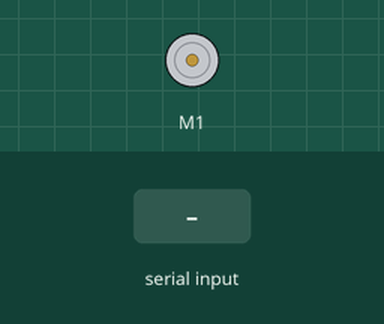
The sketch below on a simulated Arduino Uno, built with avr-gcc and run on an emulated ATmega328P. Shown: DC motor (green arrow = forward, orange = backward, longer = faster). The test bench sets the inputs (shaded band). What the sketch prints to the serial monitor is not drawn.

Above: at 3.0 s.
3.1 s: byte 56 (56) received over Serial
6.4 s: "6" received over Serial
At 7.8 s:
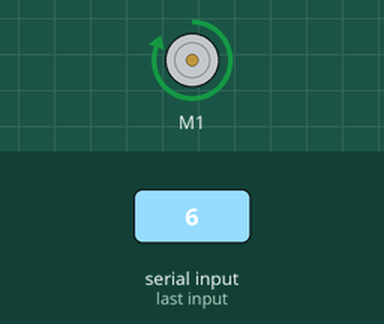
9.7 s: "7" received over Serial
At 10.4 s:
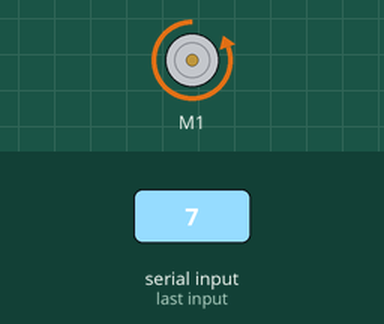
Timing chart, 0 to 12.2 s (numbered marks = the images above; inputs shaded):
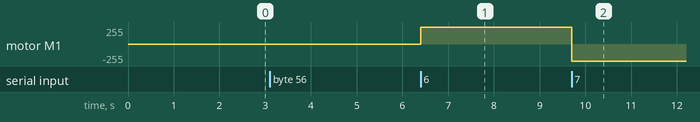

Measured:
- after the input at 6.4 s, motor M1: stopped → forward 255/255 at once
- after the input at 9.7 s, motor M1: forward 255/255 → backward 255/255 at once

The sketch:

R2D2BodyCode.ino
```cpp
/*  L I B R A R I E S  */
#include <SoftwareSerial.h>
#include <SabertoothSimplified.h>

/*  U S E F U L  L I N K S  */
// SabertoothSimplified: https://www.dimensionengineering.com/software/SabertoothSimplifiedArduinoLibrary/html/files.html
// Documentation:        http://www.robot-electronics.co.uk/htm/md49tech.htm
// Wiring Example:       https://www.robot-electronics.co.uk/htm/arduino_examples.htm#MD49%2024v%20Motor%20Driver
// ASCII Table:          https://www.asciitable.com/

/*  B Y T E  C O M M A N D S  */
const byte disableTimeout[2]   = {0x00, 0x38}     ; // Prevents auto-timeout after 2 seconds of no commands
const byte setMode2[3]         = {0x00, 0x34, 2}  ; // Move motors together
const byte setMode0[3]         = {0x00, 0x34, 0}  ; // Move motors independantly
const byte setAcceleration[3]  = {0x00, 0x33, 2}  ; // Sets acceleration/deceleration rate
const byte forwardSlow1[3]     = {0x00, 0x31, 80} ; // 1st Motor
const byte forwardFast1[3]     = {0x00, 0x31, 10} ; //
const byte backwardSlow1[3]    = {0x00, 0x31, 183}; //
const byte backwardFast1[3]    = {0x00, 0x31, 245}; //
const byte forwardSlow2[3]     = {0x00, 0x32, 80} ; // 2nd Motor
const byte forwardFast2[3]     = {0x00, 0x32, 10} ; //
const byte backwardSlow2[3]    = {0x00, 0x32, 183}; //
const byte backwardFast2[3]    = {0x00, 0x32, 245}; //
const byte stopMotor1[3]       = {0x00, 0x31, 128}; // Stop Motors
const byte stopMotor2[3]       = {0x00, 0x32, 128}; //

/*  V A R I A B L E S  */
int incomingByte;                       //Used to read controller input
SoftwareSerial SWSerial(NOT_A_PIN, 11); // RX on no pin (unused), TX on pin 11 (to S1).
SabertoothSimplified ST(SWSerial);      // Use SWSerial as the serial port.

void setup() {
  Serial.begin(9600);    // Send commands to wheel motor controller      Pins: TX(1)   RX(0)
  SWSerial.begin(9600);  // Send commands to head  motor controller       Pins: TX(11)  RX(N/A)

  //Initial MD49 State
  Serial.write(disableTimeout,  2);
  Serial.write(setMode2,        3);
  Serial.write(setAcceleration, 3);

}

void loop() {
  if (Serial.available() > 0) {
    incomingByte = Serial.read();
  }

    switch(incomingByte) {
      case 119: //w
        Serial.write(forwardSlow1,    3);
        break;

      case 97: //a
        Serial.write(setMode0,        3);
        Serial.write(backwardSlow2,   3);
        Serial.write(forwardSlow1,    3);
        break;

      case 115: //s
        Serial.write(backwardSlow1,   3);
        break;

      case 100: //d
         Serial.write(setMode0,       3);
         Serial.write(backwardSlow1,  3);
         Serial.write(forwardSlow2,   3);
         break;

      case 54: //Right || 6
         ST.motor(1, 127);
         break;

      case 55: //Left || 7
         ST.motor(1, -127);
         break;

      case 56: //Stop Head || 8
         ST.motor(1, 0);
         break;

      case 121: //Stop motor on W or S lift || y
         Serial.write(stopMotor1,     3);
         break;

      case 122: //Stop motor on A or D lift || z
         Serial.write(stopMotor1,     3);
         Serial.write(stopMotor2,     3);
         Serial.write(setMode2,       3);
    }
}
```
